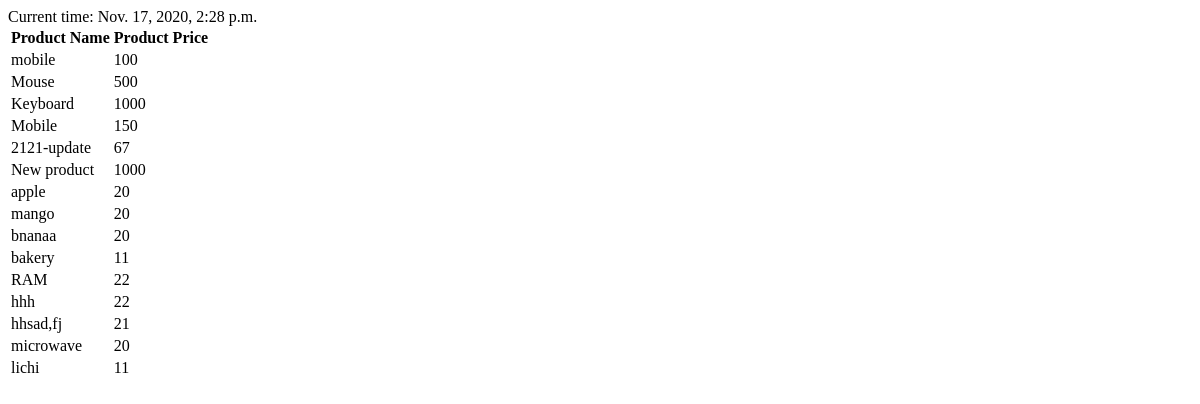
/products, run on an earlier commit of the app's database.
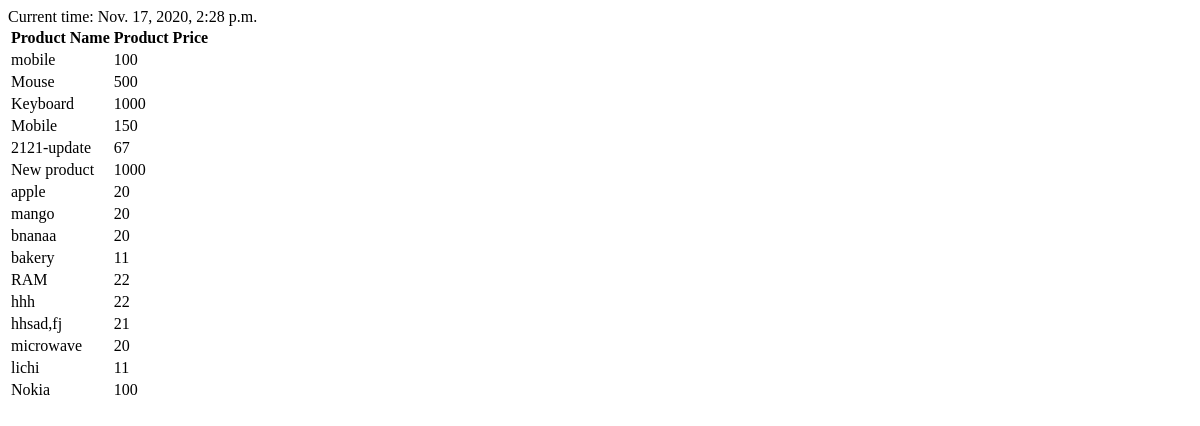
And on a later commit of the database.
### blog/models.py (models this page shows, shortened)
class Product(models.Model):
	id = models.IntegerField(primary_key=True)
	name = models.CharField(max_length=50)
	price = models.IntegerField()
	image = models.ImageField(blank=True, null=True)
	created_by = models.ForeignKey(User, on_delete=models.CASCADE, null=True, blank=True)

### blog/views.py (the view)
# urls.py: path('products', ProductListView.as_view()),
class ProductListView(generic.ListView):
	template_name = 'products.html'
	context_object_name = 'products'
	queryset = Product.objects.filter()
	def get_context_data(self, **kwargs):
		context = super().get_context_data(**kwargs)
		context['now'] = datetime.datetime.now()
		return context

### blog/templates/products.html (shortened to what this page needs)
<!DOCTYPE html>
<html>
<head>
</head>
<body>
	Current time: {{now}}
	<table>
		<tr>
			<th>Product Name</th>
			<th>Product Price</th>
		</tr>
	{% for product in products %}
	<tr>
		<td>{{product.name}}</td>
		<td>{{product.price}}</td>
	</tr>
	{% endfor %}
</table>
</body>
</html>

What changed in the data, as far as the page shows it:
added Product: name "Nokia", price "100"
